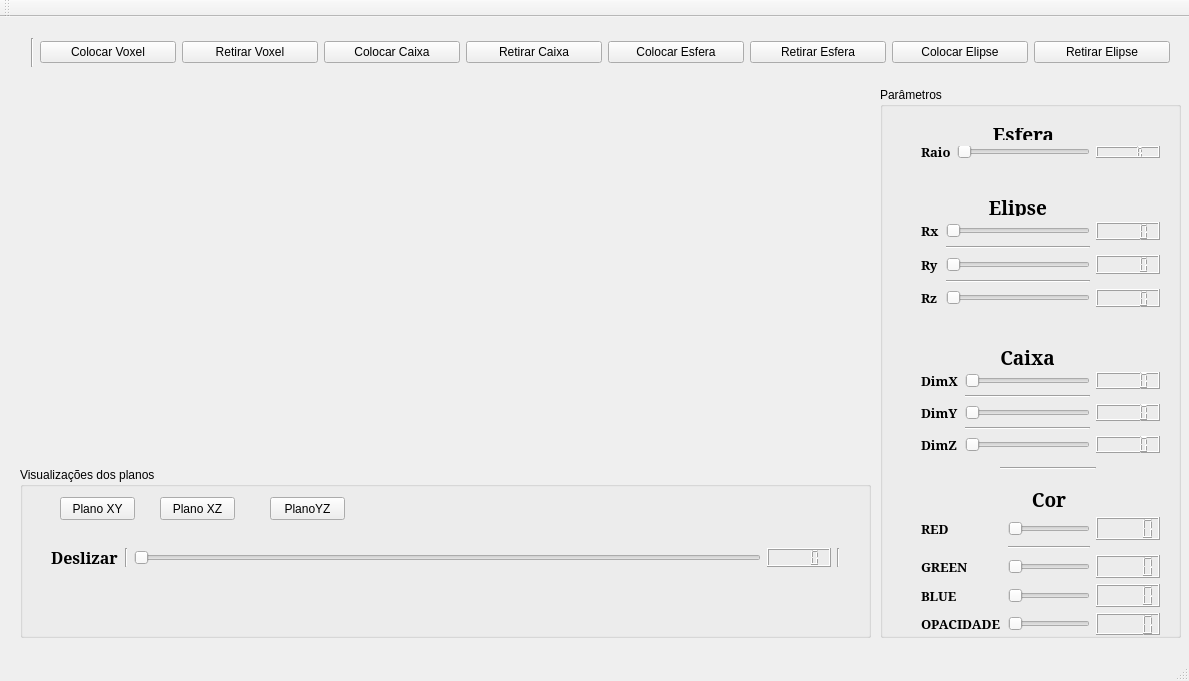
<?xml version="1.0" encoding="UTF-8"?>
<ui version="4.0">
 <class>MainWindow</class>
 <widget class="QMainWindow" name="MainWindow">
  <property name="geometry">
   <rect>
    <x>0</x>
    <y>0</y>
    <width>1189</width>
    <height>681</height>
   </rect>
  </property>
  <property name="windowTitle">
   <string>MainWindow</string>
  </property>
  <widget class="QWidget" name="centralWidget">
   <widget class="QGroupBox" name="groupBox">
    <property name="geometry">
     <rect>
      <x>880</x>
      <y>70</y>
      <width>301</width>
      <height>551</height>
     </rect>
    </property>
    <property name="title">
     <string>Parâmetros</string>
    </property>
    <widget class="QWidget" name="gridLayoutWidget_2">
     <property name="geometry">
      <rect>
       <x>30</x>
       <y>100</y>
       <width>261</width>
       <height>131</height>
      </rect>
     </property>
     <layout class="QGridLayout" name="gridLayout_2">
      <item row="2" column="1">
       <widget class="QSlider" name="HSraioX">
        <property name="orientation">
         <enum>Qt::Horizontal</enum>
        </property>
       </widget>
      </item>
      <item row="2" column="2">
       <widget class="QLCDNumber" name="lcdNumber_2"/>
      </item>
      <item row="6" column="1">
       <widget class="QSlider" name="HSraioZ">
        <property name="orientation">
         <enum>Qt::Horizontal</enum>
        </property>
       </widget>
      </item>
      <item row="1" column="1">
       <widget class="QLabel" name="label_4">
        <property name="font">
         <font>
          <family>MS Serif</family>
          <pointsize>14</pointsize>
          <weight>75</weight>
          <bold>true</bold>
         </font>
        </property>
        <property name="text">
         <string>Elipse</string>
        </property>
        <property name="alignment">
         <set>Qt::AlignCenter</set>
        </property>
       </widget>
      </item>
      <item row="4" column="1">
       <widget class="QSlider" name="HSraioY">
        <property name="orientation">
         <enum>Qt::Horizontal</enum>
        </property>
       </widget>
      </item>
      <item row="3" column="1">
       <widget class="Line" name="line">
        <property name="orientation">
         <enum>Qt::Horizontal</enum>
        </property>
       </widget>
      </item>
      <item row="6" column="2">
       <widget class="QLCDNumber" name="lcdNumber_4"/>
      </item>
      <item row="6" column="0">
       <widget class="QLabel" name="label_7">
        <property name="font">
         <font>
          <family>MS Serif</family>
          <pointsize>10</pointsize>
          <weight>75</weight>
          <bold>true</bold>
         </font>
        </property>
        <property name="text">
         <string>Rz</string>
        </property>
       </widget>
      </item>
      <item row="4" column="2">
       <widget class="QLCDNumber" name="lcdNumber_3"/>
      </item>
      <item row="5" column="1">
       <widget class="Line" name="line_2">
        <property name="orientation">
         <enum>Qt::Horizontal</enum>
        </property>
       </widget>
      </item>
      <item row="4" column="0">
       <widget class="QLabel" name="label_5">
        <property name="font">
         <font>
          <family>MS Serif</family>
          <pointsize>10</pointsize>
          <weight>75</weight>
          <bold>true</bold>
         </font>
        </property>
        <property name="text">
         <string>Ry</string>
        </property>
       </widget>
      </item>
      <item row="2" column="0">
       <widget class="QLabel" name="label_3">
        <property name="font">
         <font>
          <family>MS Serif</family>
          <pointsize>10</pointsize>
          <weight>75</weight>
          <bold>true</bold>
         </font>
        </property>
        <property name="text">
         <string>Rx</string>
        </property>
       </widget>
      </item>
     </layout>
    </widget>
    <widget class="QWidget" name="gridLayoutWidget">
     <property name="geometry">
      <rect>
       <x>30</x>
       <y>30</y>
       <width>261</width>
       <height>52</height>
      </rect>
     </property>
     <layout class="QGridLayout" name="gridLayout">
      <item row="1" column="1">
       <widget class="QSlider" name="HSraioEsfera">
        <property name="orientation">
         <enum>Qt::Horizontal</enum>
        </property>
       </widget>
      </item>
      <item row="1" column="2">
       <widget class="QLCDNumber" name="lcdNumber"/>
      </item>
      <item row="0" column="1">
       <widget class="QLabel" name="label_2">
        <property name="font">
         <font>
          <family>MS Serif</family>
          <pointsize>14</pointsize>
          <weight>75</weight>
          <bold>true</bold>
         </font>
        </property>
        <property name="text">
         <string>Esfera</string>
        </property>
        <property name="alignment">
         <set>Qt::AlignCenter</set>
        </property>
       </widget>
      </item>
      <item row="1" column="0">
       <widget class="QLabel" name="label">
        <property name="font">
         <font>
          <family>MS Serif</family>
          <pointsize>10</pointsize>
          <weight>75</weight>
          <bold>true</bold>
         </font>
        </property>
        <property name="text">
         <string>Raio</string>
        </property>
       </widget>
      </item>
     </layout>
    </widget>
    <widget class="QWidget" name="gridLayoutWidget_3">
     <property name="geometry">
      <rect>
       <x>30</x>
       <y>250</y>
       <width>261</width>
       <height>128</height>
      </rect>
     </property>
     <layout class="QGridLayout" name="gridLayout_3">
      <item row="1" column="1">
       <widget class="QSlider" name="HSX">
        <property name="orientation">
         <enum>Qt::Horizontal</enum>
        </property>
       </widget>
      </item>
      <item row="1" column="2">
       <widget class="QLCDNumber" name="lcdNumber_5"/>
      </item>
      <item row="5" column="1">
       <widget class="QSlider" name="HSZ">
        <property name="orientation">
         <enum>Qt::Horizontal</enum>
        </property>
       </widget>
      </item>
      <item row="3" column="1">
       <widget class="QSlider" name="HSY">
        <property name="orientation">
         <enum>Qt::Horizontal</enum>
        </property>
       </widget>
      </item>
      <item row="2" column="1">
       <widget class="Line" name="line_3">
        <property name="orientation">
         <enum>Qt::Horizontal</enum>
        </property>
       </widget>
      </item>
      <item row="1" column="0">
       <widget class="QLabel" name="label_8">
        <property name="font">
         <font>
          <family>MS Serif</family>
          <pointsize>10</pointsize>
          <weight>75</weight>
          <bold>true</bold>
         </font>
        </property>
        <property name="text">
         <string>DimX</string>
        </property>
       </widget>
      </item>
      <item row="5" column="2">
       <widget class="QLCDNumber" name="lcdNumber_6"/>
      </item>
      <item row="3" column="2">
       <widget class="QLCDNumber" name="lcdNumber_7"/>
      </item>
      <item row="4" column="1">
       <widget class="Line" name="line_4">
        <property name="orientation">
         <enum>Qt::Horizontal</enum>
        </property>
       </widget>
      </item>
      <item row="3" column="0">
       <widget class="QLabel" name="label_9">
        <property name="font">
         <font>
          <family>MS Serif</family>
          <pointsize>10</pointsize>
          <weight>75</weight>
          <bold>true</bold>
         </font>
        </property>
        <property name="text">
         <string>DimY</string>
        </property>
       </widget>
      </item>
      <item row="5" column="0">
       <widget class="QLabel" name="label_10">
        <property name="font">
         <font>
          <family>MS Serif</family>
          <pointsize>10</pointsize>
          <weight>75</weight>
          <bold>true</bold>
         </font>
        </property>
        <property name="text">
         <string>DimZ</string>
        </property>
       </widget>
      </item>
      <item row="0" column="1">
       <widget class="QLabel" name="label_6">
        <property name="font">
         <font>
          <family>MS Serif</family>
          <pointsize>14</pointsize>
          <weight>75</weight>
          <bold>true</bold>
         </font>
        </property>
        <property name="text">
         <string>Caixa</string>
        </property>
        <property name="alignment">
         <set>Qt::AlignCenter</set>
        </property>
       </widget>
      </item>
     </layout>
    </widget>
    <widget class="QWidget" name="gridLayoutWidget_4">
     <property name="geometry">
      <rect>
       <x>30</x>
       <y>390</y>
       <width>261</width>
       <height>221</height>
      </rect>
     </property>
     <layout class="QGridLayout" name="gridLayout_4">
      <item row="0" column="1">
       <widget class="QLabel" name="label_11">
        <property name="font">
         <font>
          <family>MS Serif</family>
          <pointsize>14</pointsize>
          <weight>75</weight>
          <bold>true</bold>
         </font>
        </property>
        <property name="text">
         <string>Cor</string>
        </property>
        <property name="alignment">
         <set>Qt::AlignCenter</set>
        </property>
       </widget>
      </item>
      <item row="1" column="1">
       <widget class="QSlider" name="HSvermelho">
        <property name="orientation">
         <enum>Qt::Horizontal</enum>
        </property>
       </widget>
      </item>
      <item row="1" column="0">
       <widget class="QLabel" name="label_12">
        <property name="font">
         <font>
          <family>MS Serif</family>
          <pointsize>10</pointsize>
          <weight>75</weight>
          <bold>true</bold>
         </font>
        </property>
        <property name="text">
         <string>RED</string>
        </property>
       </widget>
      </item>
      <item row="3" column="1">
       <widget class="QSlider" name="HSverde">
        <property name="orientation">
         <enum>Qt::Horizontal</enum>
        </property>
       </widget>
      </item>
      <item row="3" column="2">
       <widget class="QLCDNumber" name="lcdNumber_10"/>
      </item>
      <item row="1" column="2">
       <widget class="QLCDNumber" name="lcdNumber_8"/>
      </item>
      <item row="5" column="2">
       <widget class="QLCDNumber" name="lcdNumber_13"/>
      </item>
      <item row="5" column="1">
       <widget class="QSlider" name="HSopacidade">
        <property name="orientation">
         <enum>Qt::Horizontal</enum>
        </property>
       </widget>
      </item>
      <item row="6" column="1">
       <widget class="QLCDNumber" name="lcdNumber_12"/>
      </item>
      <item row="5" column="0">
       <widget class="QLabel" name="label_17">
        <property name="font">
         <font>
          <family>MS Serif</family>
          <pointsize>10</pointsize>
          <weight>75</weight>
          <bold>true</bold>
         </font>
        </property>
        <property name="text">
         <string>OPACIDADE</string>
        </property>
       </widget>
      </item>
      <item row="4" column="0">
       <widget class="QLabel" name="label_14">
        <property name="font">
         <font>
          <family>MS Serif</family>
          <pointsize>10</pointsize>
          <weight>75</weight>
          <bold>true</bold>
         </font>
        </property>
        <property name="text">
         <string>BLUE</string>
        </property>
       </widget>
      </item>
      <item row="3" column="0">
       <widget class="QLabel" name="label_13">
        <property name="font">
         <font>
          <family>MS Serif</family>
          <pointsize>10</pointsize>
          <weight>75</weight>
          <bold>true</bold>
         </font>
        </property>
        <property name="text">
         <string>GREEN</string>
        </property>
       </widget>
      </item>
      <item row="4" column="2">
       <widget class="QLCDNumber" name="lcdNumber_9"/>
      </item>
      <item row="7" column="1">
       <widget class="QLabel" name="label_16">
        <property name="font">
         <font>
          <family>MS Serif</family>
          <pointsize>10</pointsize>
          <weight>75</weight>
          <bold>true</bold>
         </font>
        </property>
        <property name="text">
         <string>BLUE</string>
        </property>
       </widget>
      </item>
      <item row="2" column="1">
       <widget class="Line" name="line_5">
        <property name="orientation">
         <enum>Qt::Horizontal</enum>
        </property>
       </widget>
      </item>
      <item row="4" column="1">
       <widget class="QSlider" name="HSazul">
        <property name="orientation">
         <enum>Qt::Horizontal</enum>
        </property>
       </widget>
      </item>
     </layout>
    </widget>
    <widget class="Line" name="line_6">
     <property name="geometry">
      <rect>
       <x>120</x>
       <y>380</y>
       <width>96</width>
       <height>3</height>
      </rect>
     </property>
     <property name="orientation">
      <enum>Qt::Horizontal</enum>
     </property>
    </widget>
   </widget>
   <widget class="QGroupBox" name="groupBox_2">
    <property name="geometry">
     <rect>
      <x>20</x>
      <y>450</y>
      <width>851</width>
      <height>171</height>
     </rect>
    </property>
    <property name="title">
     <string>Visualizações dos planos</string>
    </property>
    <widget class="QWidget" name="horizontalLayoutWidget_2">
     <property name="geometry">
      <rect>
       <x>20</x>
       <y>70</y>
       <width>811</width>
       <height>41</height>
      </rect>
     </property>
     <layout class="QHBoxLayout" name="horizontalLayout_2">
      <item>
       <layout class="QHBoxLayout" name="horizontalLayout">
        <item>
         <widget class="QLabel" name="label_15">
          <property name="font">
           <font>
            <family>MS Serif</family>
            <pointsize>12</pointsize>
            <weight>75</weight>
            <bold>true</bold>
           </font>
          </property>
          <property name="text">
           <string>Deslizar</string>
          </property>
         </widget>
        </item>
        <item>
         <widget class="Line" name="line_7">
          <property name="orientation">
           <enum>Qt::Vertical</enum>
          </property>
         </widget>
        </item>
        <item>
         <widget class="QSlider" name="HSdeslizar">
          <property name="orientation">
           <enum>Qt::Horizontal</enum>
          </property>
         </widget>
        </item>
        <item>
         <widget class="QLCDNumber" name="lcdNumber_11"/>
        </item>
       </layout>
      </item>
      <item>
       <widget class="Line" name="line_8">
        <property name="orientation">
         <enum>Qt::Vertical</enum>
        </property>
       </widget>
      </item>
     </layout>
    </widget>
    <widget class="QPushButton" name="buttonPXY">
     <property name="geometry">
      <rect>
       <x>40</x>
       <y>30</y>
       <width>75</width>
       <height>23</height>
      </rect>
     </property>
     <property name="text">
      <string>Plano XY</string>
     </property>
    </widget>
    <widget class="QPushButton" name="buttonPXZ">
     <property name="geometry">
      <rect>
       <x>140</x>
       <y>30</y>
       <width>75</width>
       <height>23</height>
      </rect>
     </property>
     <property name="text">
      <string>Plano XZ</string>
     </property>
    </widget>
    <widget class="QPushButton" name="buttonPYZ">
     <property name="geometry">
      <rect>
       <x>250</x>
       <y>30</y>
       <width>75</width>
       <height>23</height>
      </rect>
     </property>
     <property name="text">
      <string>PlanoYZ</string>
     </property>
    </widget>
   </widget>
   <widget class="QWidget" name="horizontalLayoutWidget_4">
    <property name="geometry">
     <rect>
      <x>20</x>
      <y>10</y>
      <width>1161</width>
      <height>51</height>
     </rect>
    </property>
    <layout class="QHBoxLayout" name="horizontalLayout_4">
     <item>
      <widget class="Line" name="line_10">
       <property name="orientation">
        <enum>Qt::Vertical</enum>
       </property>
      </widget>
     </item>
     <item>
      <widget class="QPushButton" name="putVoxel">
       <property name="text">
        <string>Colocar Voxel</string>
       </property>
      </widget>
     </item>
     <item>
      <widget class="QPushButton" name="cutVoxel">
       <property name="text">
        <string>Retirar Voxel</string>
       </property>
      </widget>
     </item>
     <item>
      <widget class="QPushButton" name="putBox">
       <property name="text">
        <string>Colocar Caixa</string>
       </property>
      </widget>
     </item>
     <item>
      <widget class="QPushButton" name="cutBox">
       <property name="text">
        <string>Retirar Caixa</string>
       </property>
      </widget>
     </item>
     <item>
      <widget class="QPushButton" name="putSphere">
       <property name="text">
        <string>Colocar Esfera</string>
       </property>
      </widget>
     </item>
     <item>
      <widget class="QPushButton" name="cutSphere">
       <property name="text">
        <string>Retirar Esfera</string>
       </property>
      </widget>
     </item>
     <item>
      <widget class="QPushButton" name="putEllipse">
       <property name="text">
        <string>Colocar Elipse</string>
       </property>
      </widget>
     </item>
     <item>
      <widget class="QPushButton" name="cutEllipse">
       <property name="text">
        <string>Retirar Elipse</string>
       </property>
      </widget>
     </item>
    </layout>
   </widget>
   <widget class="QWidget" name="gridLayoutWidget_5">
    <property name="geometry">
     <rect>
      <x>20</x>
      <y>70</y>
      <width>851</width>
      <height>381</height>
     </rect>
    </property>
    <layout class="QGridLayout" name="gridLayout_5">
     <item row="0" column="0">
      <widget class="QWidget" name="widget" native="true"/>
     </item>
    </layout>
   </widget>
  </widget>
  <widget class="QMenuBar" name="menuBar">
   <property name="geometry">
    <rect>
     <x>0</x>
     <y>0</y>
     <width>1189</width>
     <height>21</height>
    </rect>
   </property>
  </widget>
  <widget class="QToolBar" name="mainToolBar">
   <attribute name="toolBarArea">
    <enum>TopToolBarArea</enum>
   </attribute>
   <attribute name="toolBarBreak">
    <bool>false</bool>
   </attribute>
  </widget>
  <widget class="QStatusBar" name="statusBar"/>
 </widget>
 <layoutdefault spacing="6" margin="11"/>
 <resources/>
 <connections>
  <connection>
   <sender>HSdeslizar</sender>
   <signal>valueChanged(int)</signal>
   <receiver>lcdNumber_11</receiver>
   <slot>display(int)</slot>
   <hints>
    <hint type="sourcelabel">
     <x>769</x>
     <y>583</y>
    </hint>
    <hint type="destinationlabel">
     <x>839</x>
     <y>591</y>
    </hint>
   </hints>
  </connection>
  <connection>
   <sender>HSazul</sender>
   <signal>valueChanged(int)</signal>
   <receiver>lcdNumber_9</receiver>
   <slot>display(int)</slot>
   <hints>
    <hint type="sourcelabel">
     <x>1089</x>
     <y>611</y>
    </hint>
    <hint type="destinationlabel">
     <x>1135</x>
     <y>615</y>
    </hint>
   </hints>
  </connection>
  <connection>
   <sender>HSverde</sender>
   <signal>valueChanged(int)</signal>
   <receiver>lcdNumber_10</receiver>
   <slot>display(int)</slot>
   <hints>
    <hint type="sourcelabel">
     <x>1097</x>
     <y>573</y>
    </hint>
    <hint type="destinationlabel">
     <x>1122</x>
     <y>573</y>
    </hint>
   </hints>
  </connection>
  <connection>
   <sender>HSvermelho</sender>
   <signal>valueChanged(int)</signal>
   <receiver>lcdNumber_8</receiver>
   <slot>display(int)</slot>
   <hints>
    <hint type="sourcelabel">
     <x>1092</x>
     <y>531</y>
    </hint>
    <hint type="destinationlabel">
     <x>1112</x>
     <y>532</y>
    </hint>
   </hints>
  </connection>
  <connection>
   <sender>HSZ</sender>
   <signal>valueChanged(int)</signal>
   <receiver>lcdNumber_6</receiver>
   <slot>display(int)</slot>
   <hints>
    <hint type="sourcelabel">
     <x>1093</x>
     <y>467</y>
    </hint>
    <hint type="destinationlabel">
     <x>1118</x>
     <y>469</y>
    </hint>
   </hints>
  </connection>
  <connection>
   <sender>HSY</sender>
   <signal>valueChanged(int)</signal>
   <receiver>lcdNumber_7</receiver>
   <slot>display(int)</slot>
   <hints>
    <hint type="sourcelabel">
     <x>1089</x>
     <y>428</y>
    </hint>
    <hint type="destinationlabel">
     <x>1124</x>
     <y>430</y>
    </hint>
   </hints>
  </connection>
  <connection>
   <sender>HSX</sender>
   <signal>valueChanged(int)</signal>
   <receiver>lcdNumber_5</receiver>
   <slot>display(int)</slot>
   <hints>
    <hint type="sourcelabel">
     <x>1084</x>
     <y>389</y>
    </hint>
    <hint type="destinationlabel">
     <x>1113</x>
     <y>391</y>
    </hint>
   </hints>
  </connection>
  <connection>
   <sender>HSraioZ</sender>
   <signal>valueChanged(int)</signal>
   <receiver>lcdNumber_4</receiver>
   <slot>display(int)</slot>
   <hints>
    <hint type="sourcelabel">
     <x>1082</x>
     <y>319</y>
    </hint>
    <hint type="destinationlabel">
     <x>1115</x>
     <y>325</y>
    </hint>
   </hints>
  </connection>
  <connection>
   <sender>HSraioY</sender>
   <signal>valueChanged(int)</signal>
   <receiver>lcdNumber_3</receiver>
   <slot>display(int)</slot>
   <hints>
    <hint type="sourcelabel">
     <x>1096</x>
     <y>279</y>
    </hint>
    <hint type="destinationlabel">
     <x>1111</x>
     <y>279</y>
    </hint>
   </hints>
  </connection>
  <connection>
   <sender>HSraioX</sender>
   <signal>valueChanged(int)</signal>
   <receiver>lcdNumber_2</receiver>
   <slot>display(int)</slot>
   <hints>
    <hint type="sourcelabel">
     <x>1086</x>
     <y>248</y>
    </hint>
    <hint type="destinationlabel">
     <x>1111</x>
     <y>247</y>
    </hint>
   </hints>
  </connection>
  <connection>
   <sender>HSraioEsfera</sender>
   <signal>valueChanged(int)</signal>
   <receiver>lcdNumber</receiver>
   <slot>display(int)</slot>
   <hints>
    <hint type="sourcelabel">
     <x>1086</x>
     <y>176</y>
    </hint>
    <hint type="destinationlabel">
     <x>1123</x>
     <y>178</y>
    </hint>
   </hints>
  </connection>
  <connection>
   <sender>HSopacidade</sender>
   <signal>valueChanged(int)</signal>
   <receiver>lcdNumber_13</receiver>
   <slot>display(int)</slot>
   <hints>
    <hint type="sourcelabel">
     <x>1071</x>
     <y>635</y>
    </hint>
    <hint type="destinationlabel">
     <x>1135</x>
     <y>639</y>
    </hint>
   </hints>
  </connection>
 </connections>
</ui>
